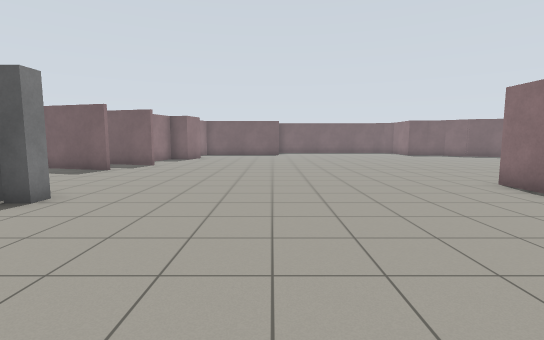
[1] (above)

20 first-person views from a walk through a robot-simulator world made for Gazebo. The camera is 1.2 m above the floor, tilts 6° down and sees 85° across. The floor is counted in squares, 1 m on a side. Each view is taken from the middle of a square. On the plan, view 1 faces up. The plan holds only what a view shows up to about 13 squares ahead; the rest is blank. Robots are left out.

[2]
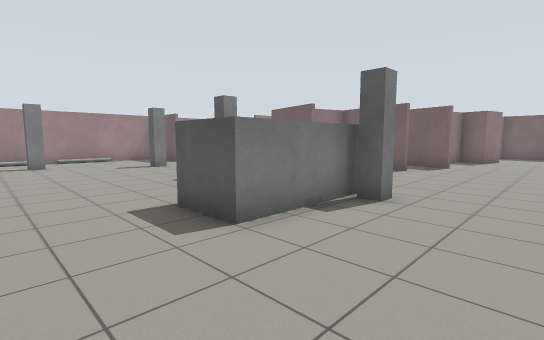

[3]
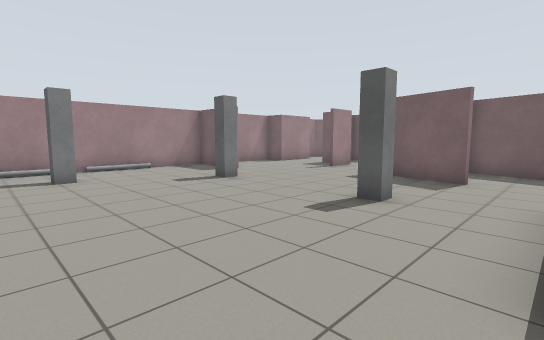

[4]
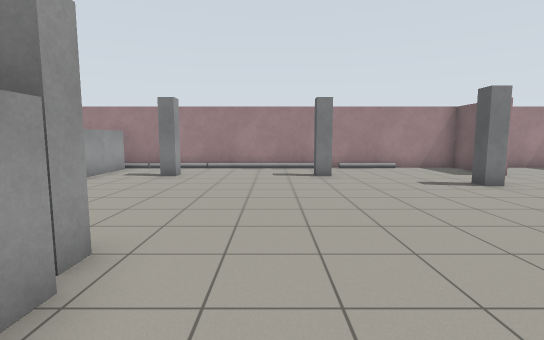

[5]
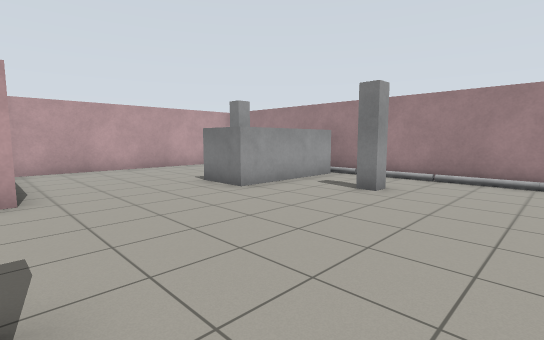

[6]
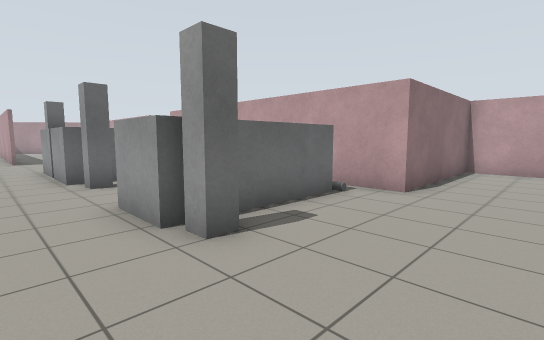

[7]
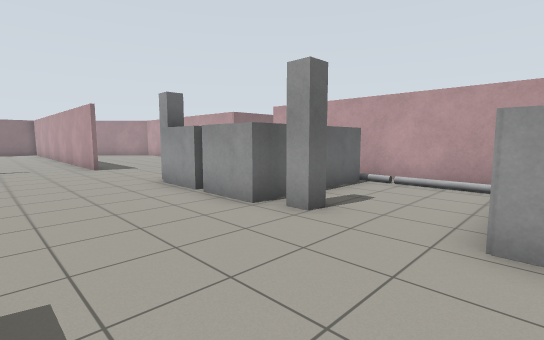

[8]
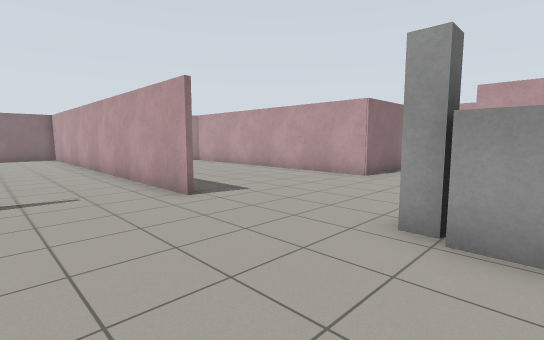

[9]
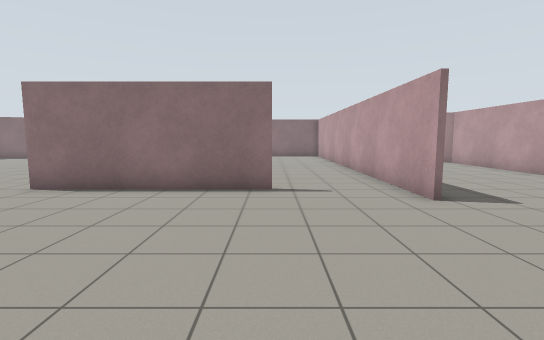

[10]
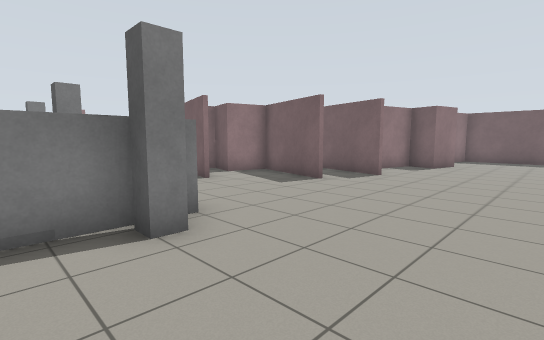

[11]
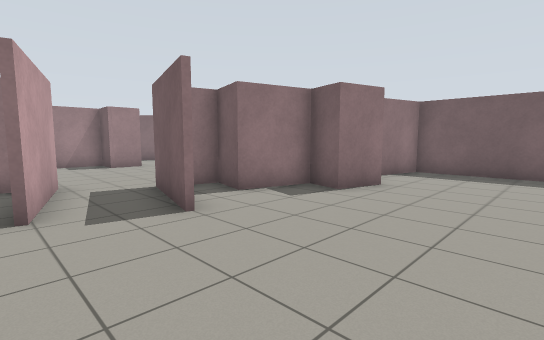

[12]
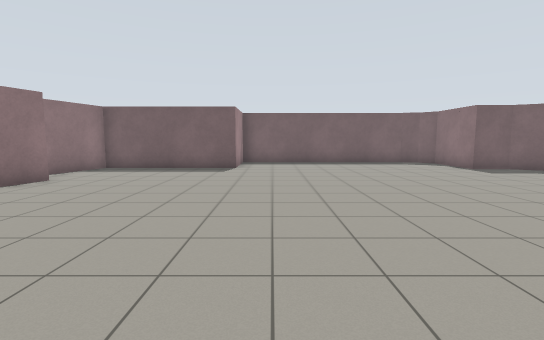

[13]
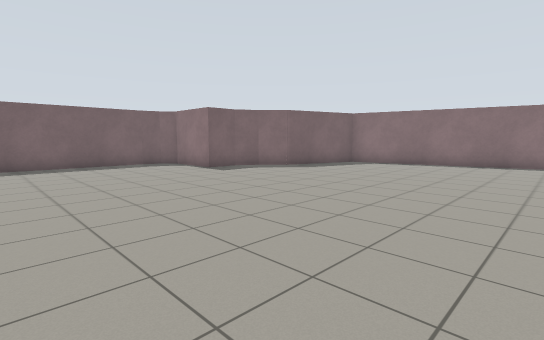

[14]
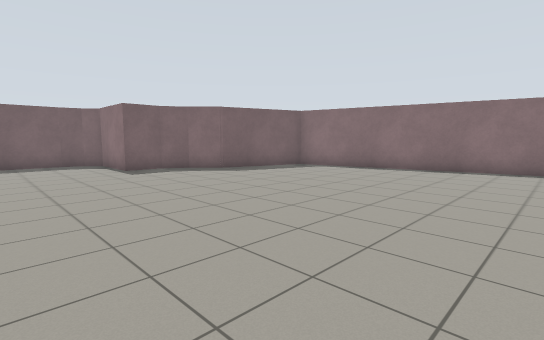

[15]
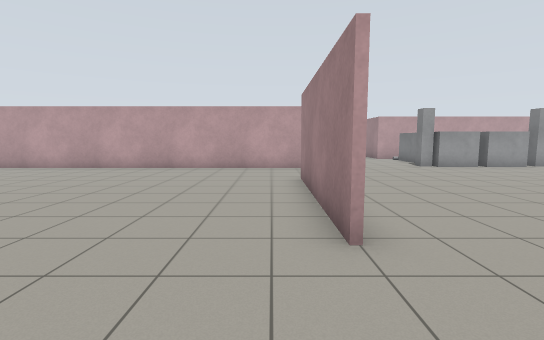

[16]
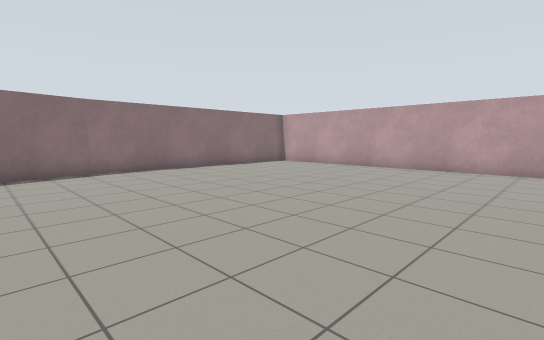

[17]
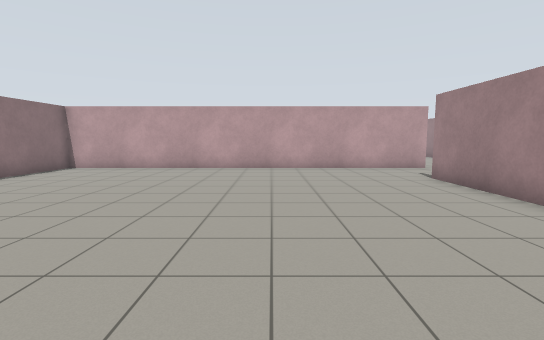

[18]
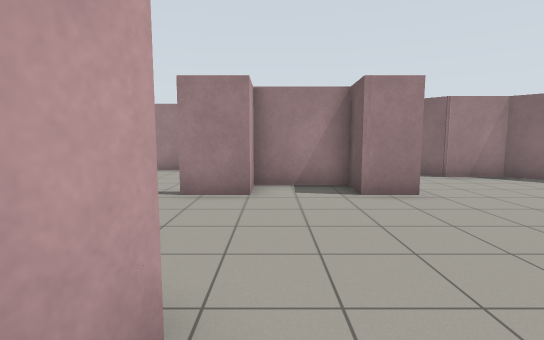

[19]
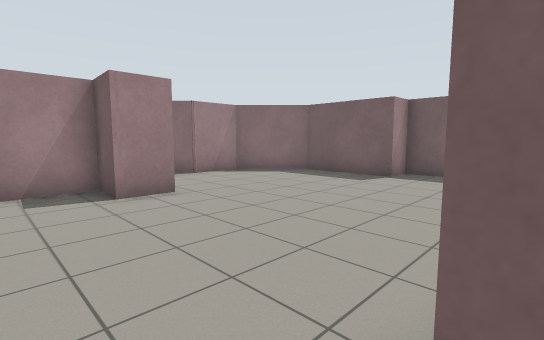

[20]
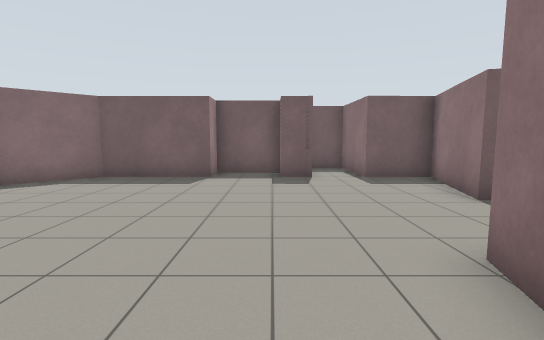

### Floor plan
Key: @ floor where view 1 was taken; # wall or solid block; . main floor; : floor 0.25 m higher than the main floor; / step, stairs or slope; P pillar; C car; G grey cylinder; O other object.
Columns run from 20 left of view 1 to 20 right of it. Each row starts with its distance up from view 1.
 25             ##          #######
 24         ####.#          ......#
 23     #####..#.#      #   ......#
 22    ##........########.........###
 21   ##...........#................###
 20   #...........##..................##
 19   #...........##....................
 18   #............#.....................
 17     ..........##......................#
 16      .#.....###.......................#
 15     ###.....##........................#
 14     #.......###.......................##
 13     #..................................#
 12 ##  ###...####.........................#
 11 #.   ....##............................#
 10 #........#.............................#
  9 #........###...........................##
  8 ####....................................#
  7 #.........................#.............#
  6 #....P....P..  P..........#.............#
  5  #...........  P..........#.............#
  4  G...........  C..........#.............#
  3 #............CCC..........#............ #
  2 #G.P......................#.............#
  1 #.......................................#
  0 #...................@...................#
 -1 #........................################
 -2 #.........PCC..PPCCCP......
 -3 #..P.......C ...C    ........
 -4  #.........C ...C    ..........
 -5  O.........C ...C     ..........
 -6 #:CCCC.....C GGGC G   ..........
 -7 #    C....#########    .#########
 -8 #/   .....#            .#
 -9 #/  ......#            .#
-10     ......#             #
-11     ......#
-12     ......#
-13     #######

Positions as (right, up) in squares from view 1, and headings:
1: (0, 0), facing up
2: (-2, 0), facing up-left
3: (-7, 0), facing up-left
4: (-7, 0), facing left
5: (-10, 0), facing down-left
6: (-13, 0), facing down-right
7: (-8, 2), facing down-right
8: (-1, 2), facing down-right
9: (-1, 2), facing right
10: (-1, 4), facing up-left
11: (-1, 11), facing up-left
12: (2, 10), facing up
13: (3, 11), facing up-right
14: (6, 10), facing up-right
15: (7, 11), facing down
16: (8, 11), facing down-right
17: (11, 11), facing down
18: (-8, 13), facing left
19: (-8, 13), facing up-left
20: (-10, 13), facing up
